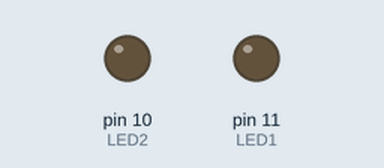
Simulated run of this sketch. Board: Arduino Uno, built with avr-gcc and run on an emulated ATmega328P. Parts: output pins drawn as LEDs (lit = HIGH).

Above: at 0.05 s.
At 2.55 s:
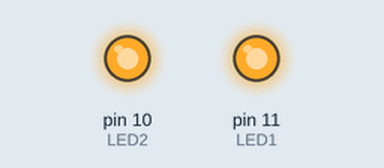
Timing chart, 0 to 7.1 s (numbered marks = the images above):
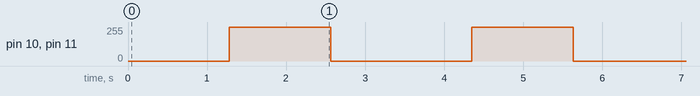

Measured:
- by itself, pin 10 (LED2), pin 11 (LED1): alternates 255/255 for 1.3 s and 0/255 for 1.8 s

The sketch:

PWM_2LED.ino
```cpp
int LED1 = 11;
int LED2 = 10;

int DELAY = 5;

void setup() {
 // 2 LEDs
 pinMode(LED1, OUTPUT);
 pinMode(LED2, OUTPUT);
}

void loop() {
  // Alternating
  //pulseLED(LED1,DELAY);
  //pulseLED(LED2,DELAY);

  // Pulse 2
  int leds[] = {LED1, LED2};
  int sizeof_leds = (sizeof(leds)/sizeof(int));

//  Serial.begin(9600);
//  Serial.print(sizeof_leds);

  pulseLEDArray(leds, DELAY, sizeof_leds);
  delay(500);
}

void pulseLED(int led, int del) {
   for(int i = 0 ; i < 256 ; i++) {
     analogWrite(led,i);
     delay(del);
   }

   for(int i = 255 ; i >= 0 ; i--) {
     analogWrite(led,i);
     delay(del);
   }
}

void pulseLEDArray(int l[], int d, int sizeof_l) {
    for(int i = 0 ; i < 256 ; i++) {
     for(int j = 0 ; j < sizeof_l ; j++) {
       analogWrite(l[j],i);
     }
     delay(d);
   }

   for(int i = 255 ; i >= 0 ; i--) {
     for(int j = 0 ; j < sizeof_l ; j++) {
       analogWrite(l[j],i);
     }
     delay(d);
   }
}
```
